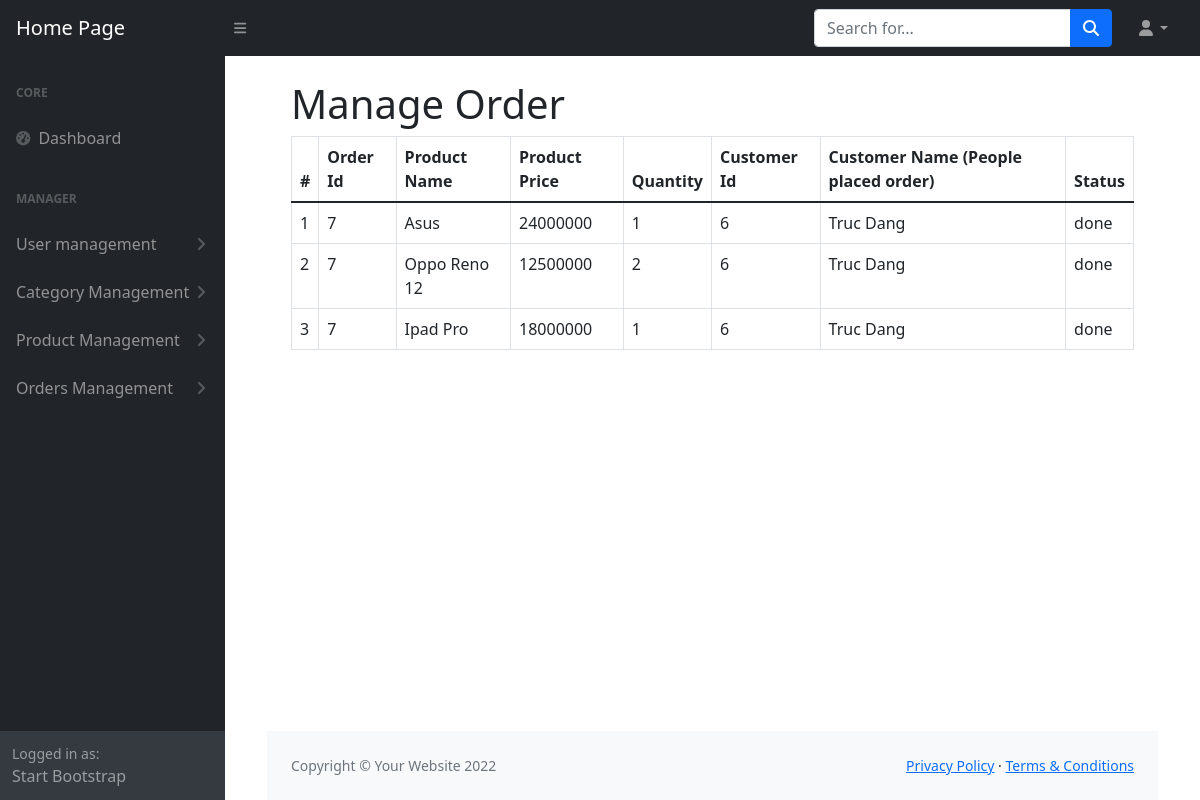
The app's page /admin/index.php?controller=order&action=detail&id=7 (signed in) with its own data.
### tables this page shows
CREATE TABLE `orders_product` (
  `OrderId` int(11) NOT NULL,
  `ProductId` int(11) NOT NULL,
  `Quantity` int(11) DEFAULT NULL
);

CREATE TABLE `orders` (
  `OrderId` int(11) NOT NULL,
  `Address` varchar(250) DEFAULT NULL,
  `Email` varchar(250) DEFAULT NULL,
  `NameReceiver` varchar(50) DEFAULT NULL,
  `CustomerId` int(11) DEFAULT NULL,
  `PhoneReceiver` varchar(12) DEFAULT NULL,
  `Status` varchar(10) DEFAULT NULL,
  `TotalPrice` float DEFAULT NULL,
  `CreatedAt` timestamp NOT NULL DEFAULT current_timestamp() ON UPDATE current_timestamp()
);

CREATE TABLE `product` (
  `ProductId` int(11) NOT NULL,
  `ProductName` varchar(150) DEFAULT NULL,
  `Description` varchar(250) DEFAULT NULL,
  `Image` varchar(250) DEFAULT NULL,
  `Price` float DEFAULT NULL,
  `CategoryId` int(11) DEFAULT NULL
);

CREATE TABLE `user` (
  `UserId` int(11) NOT NULL,
  `Email` varchar(80) NOT NULL,
  `Password` varchar(100) NOT NULL,
  `FirstName` varchar(30) DEFAULT NULL,
  `LastName` varchar(30) DEFAULT NULL,
  `Address` varchar(250) DEFAULT NULL,
  `PhoneNumber` varchar(250) DEFAULT NULL,
  `is_admin` tinyint(4) DEFAULT 0
);

### admin/controller/OrderController.php (called while the page is built, shortened)
<?php
class OrderController
{
    public function detail()
    {
        $id = $_GET['id'];
        require_once "model/Order.php";
        $order = (new Order())->findOrderDetail($id);
        require_once "view/order/detail.php";
    }
}

### admin/index.php (called while the page is built)
<?php
    require_once "route.php";

### admin/model/Connect.php (called while the page is built, shortened)
<?php
class Connect{
    public function connect(){
        $conn = mysqli_connect("localhost", "root", "", "simple_crud", 3366);
        return $conn;
    }
    public function select($sql){
        $conn = $this->connect();
        $result = mysqli_query($conn, $sql);
        return $result;
    }
}

### admin/model/Order.php (called while the page is built, shortened)
<?php
require_once "model/Connect.php";
require_once "model/OrderObject.php";
class Order{
    public function findOrderDetail($id){
        $sql = "Select od.Quantity, o.*, u.FirstName, u.LastName, p.Price, p.ProductName
        from orders_product od join orders o on od.OrderId = o.OrderId
        join product p on p.ProductId = od.ProductId
        join user u on u.UserId = o.CustomerId
        where o.OrderId = '$id'
        ";
        $result = (new Connect())->select($sql);
        $arr = [];
        foreach($result as $row){
            $orderObject = new OrderObject($row);
            $arr[] = $orderObject;
        }
        return $arr;
    }
}

### admin/model/OrderDetailObject.php (called while the page is built, shortened)
<?php
class OrderDetailObject{
    private $orderId;
    private $quantity;
    public function __construct($row)
    {
        $this->orderId = $row['OrderId'] ?? '';
        $this->quantity = $row['Quantity'] ?? '';
    }
    public function getOrderId()
    {
        return $this->orderId;
    }
    public function getQuantity()
    {
        return $this->quantity;
    }
}

### admin/model/OrderObject.php (called while the page is built, shortened)
<?php
require_once "model/OrderDetailObject.php";
class OrderObject extends OrderDetailObject
{
    private $customerId;
    private $status;
    private $price;
    private $firstName;
    private $lastName;
    private $productName;
    public function __construct($row)
    {
        $this->customerId = $row['CustomerId'] ?? '';
        $this->status = $row['Status'] ?? '';
        $this->price = $row['Price'] ?? '';
        $this->firstName = $row['FirstName'] ?? '';
        $this->lastName = $row['LastName'] ?? '';
        $this->productName = $row['ProductName'] ?? '';
    }
    public function getCustomerId()
    {
        return $this->customerId;
    }
    public function getStatus()
    {
        return $this->status;
    }
    public function getProductName()
    {
        return $this->productName;
    }
    public function getFullName()
    {
        return $this->firstName . ' ' . $this->lastName;
    }
    public function getPrice()
    {
        return $this->price;
    }
}

### admin/view/order/detail.php (the view, shortened to what this page needs)
<!DOCTYPE html>
<html lang="en">
<head>
    <link href="https://cdn.jsdelivr.net/npm/simple-datatables@latest/dist/style.css" rel="stylesheet" />
    <link href="css/styles.css" rel="stylesheet" />
</head>
<body class="sb-nav-fixed">
    <?php require_once "partials/_nav.php" ?>
    <div id="layoutSidenav">
        <?php require_once "partials/_sidebar.php" ?>
        <div class="container">
            <div id="layoutSidenav_content">
                <main>
                    <div class="container-fluid px-4">
                        <h1 class="mt-4">Manage Order</h1>
                        <table class="table table-bordered">
                            <thead>
                                <tr>
                                    <th scope="col">#</th>
                                    <th scope="col">Order Id</th>
                                    <th scope="col">Product Name</th>
                                    <th scope="col">Product Price</th>
                                    <th scope="col">Quantity</th>
                                    <th scope="col">Customer Id</th>
                                    <th scope="col">Customer Name (People placed order)</th>
                                    <th scope="col">Status</th>
                                </tr>
                            </thead>
                            <tbody>
                                <?php foreach ($order as $key => $each) { ?>
                                    <tr>
                                        <td><?php echo $key+1 ?></td>
                                        <td><?php echo $each->getOrderId(); ?></td>
                                        <td><?php echo $each->getProductName(); ?></td>
                                        <td><?php echo $each->getPrice(); ?></td>
                                        <td><?php echo $each->getQuantity(); ?></td>
                                        <td><?php echo $each->getCustomerId(); ?></td>
                                        <td><?php echo $each->getFullName(); ?></td>
                                        <td><?php echo $each->getStatus(); ?></td>
                                    </tr>
                                <?php } ?>
                            </tbody>
                        </table>
                    </div>
                </main>
                <?php require_once "partials/_footer.php" ?>
            </div>
        </div>
    </div>
</body>
</html>

### records on screen
orders_product: OrderId.OrderId "7", ProductId.ProductName "Asus", ProductId.Price "24000000", Quantity "1", OrderId.CustomerId "6", user.FirstName+LastName "Truc Dang", OrderId.Status "done"
orders_product: OrderId.OrderId "7", ProductId.ProductName "Oppo Reno 12", ProductId.Price "12500000", Quantity "2", OrderId.CustomerId "6", user.FirstName+LastName "Truc Dang", OrderId.Status "done"
orders_product: OrderId.OrderId "7", ProductId.ProductName "Ipad Pro", ProductId.Price "18000000", Quantity "1", OrderId.CustomerId "6", user.FirstName+LastName "Truc Dang", OrderId.Status "done"
